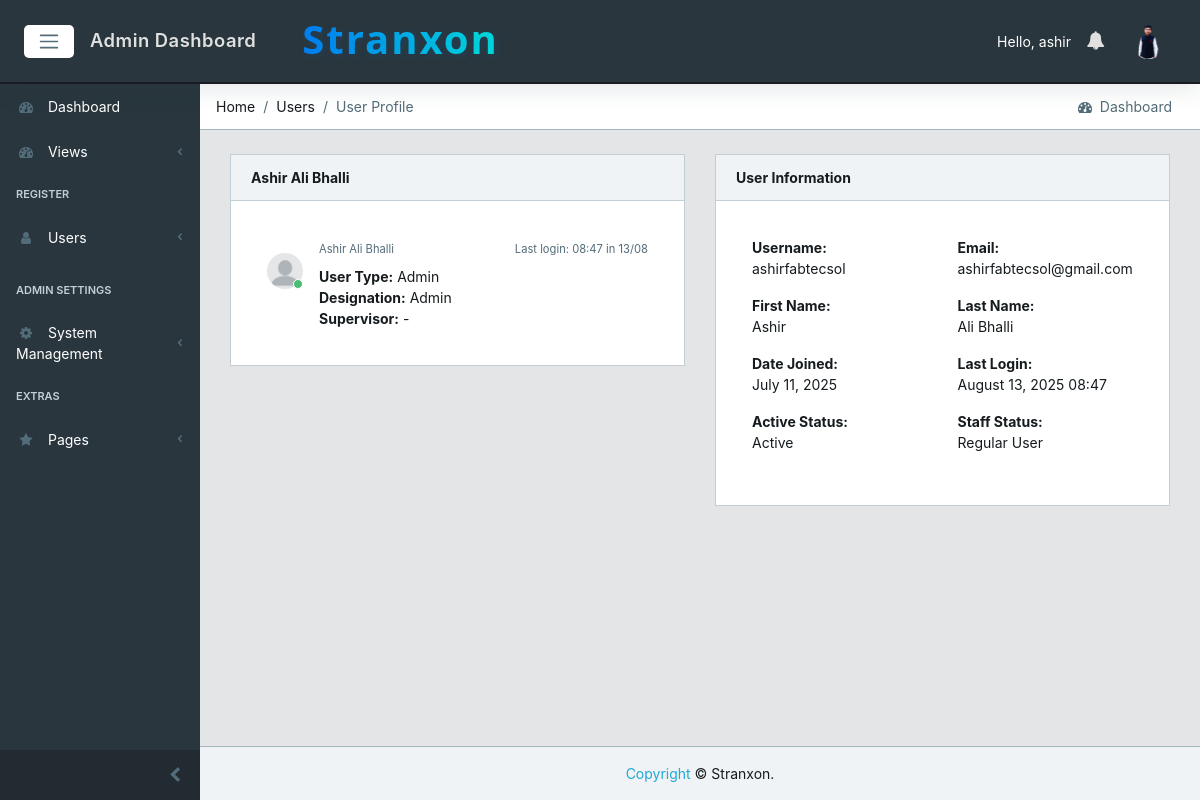
Page /users/4/ (signed in) on the earlier database version.
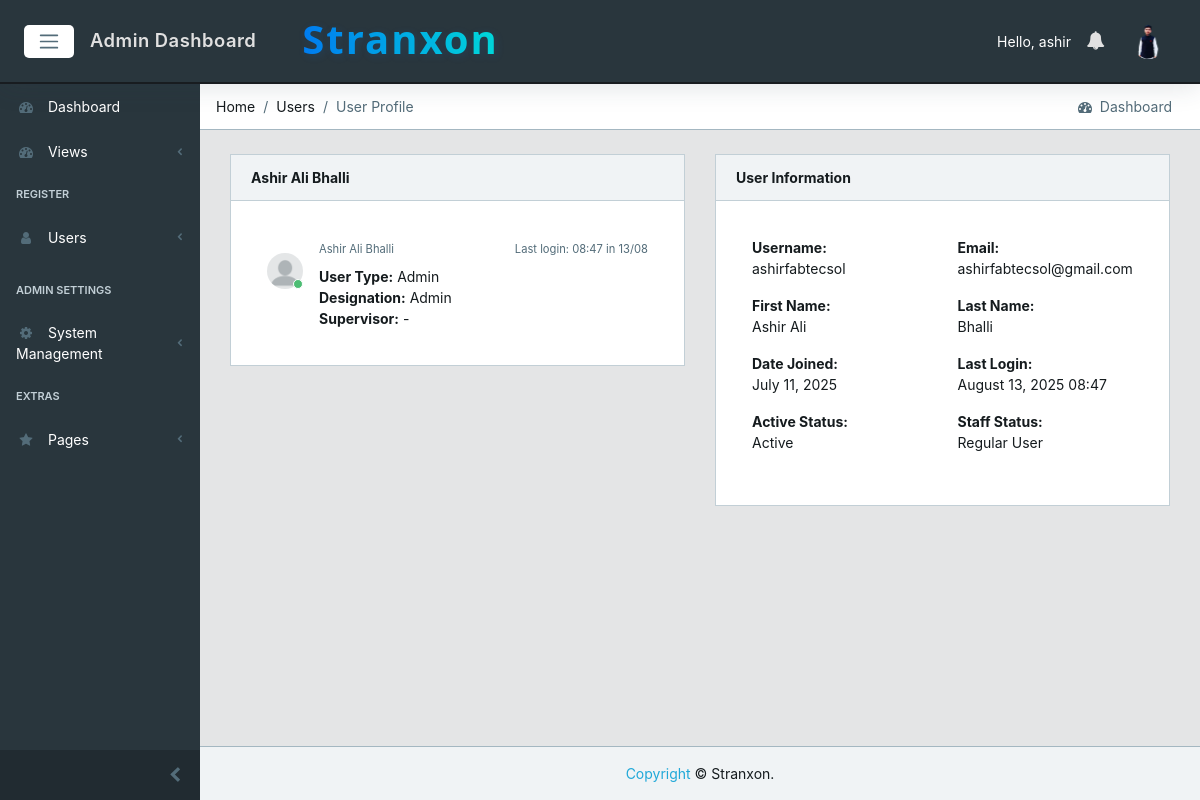
Same page on the later database version.
### core/models.py (models this page shows, shortened)
class CustomUser(AbstractUser):
    email = models.EmailField(unique=True)  # Make email unique for authentication
    user_type = models.CharField(max_length=15, choices=USER_TYPE_CHOICES, db_index=True)
    designation = models.CharField(max_length=100, blank=True, null=True)
    created_by = models.ForeignKey('self', on_delete=models.SET_NULL, null=True, blank=True, related_name='created_users')
    created_date = models.DateField(auto_now_add=True)
    created_time = models.TimeField(auto_now_add=True)
    under_supervision = models.ForeignKey('self', on_delete=models.SET_NULL, null=True, blank=True, related_name='supervised_users')
    avatar = models.ImageField(upload_to='core/avatar', blank=True, null=True)
    @property
    def avatar_url(self):
        try:
            if self.avatar:
                url = getattr(self.avatar, 'url', None)
                if url and ('cloudinary' in url or 'res.cloudinary.com' in url):
                    return url
                avatar_path = getattr(self.avatar, 'path', None)
                if avatar_path and os.path.isfile(avatar_path) and url:
                    return url
        except Exception:
            pass
        return static('core/img/avatar/blank_profile.png')

### core/views.py (the view)
# urls.py: path('users/<int:profile_id>/', views.UserProfileView.as_view(), name='user'),
class UserProfileView(LoginRequiredMixin, View):
    def get(self, request, profile_id):
        user = request.user
        profile_user = get_object_or_404(CustomUser, id=profile_id)
        if user.user_type == 'employee':
            if profile_user != user:
                messages.error(request, 'You can only view your own profile.')
                return redirect('core:dashboard')
        elif user.user_type == 'manager':
            if profile_user.under_supervision != user:
                messages.error(request, 'You can only view profiles of your subordinates.')
                return redirect('core:dashboard')
        context = {
            'user_view': profile_user,
        }
        return render(request, 'core/user.html', context)

### core/context_processors.py (called while the page is built)
def logged_user_processor(request):
    if request.user.is_authenticated:
        try:
            logged_user = CustomUser.objects.select_related('under_supervision').get(id=request.user.id)
            return {'logged_user': logged_user}
        except CustomUser.DoesNotExist:
            return {'logged_user': None}
    return {'logged_user': None}

def notifications_processor(request):
    if request.user.is_authenticated:
        cache_key = f"unread_count:{request.user.id}"
        unread_count = cache.get(cache_key)
        if unread_count is None:
            unread_count = Notification.objects.filter(recipient=request.user, read=False).count()
            cache.set(cache_key, unread_count, 15)  # short cache to keep badges fresh
        unread_notifications = (
            Notification.objects.select_related('sender')
            .filter(recipient=request.user, read=False)
            .order_by('-created_at')[:10]
        )
        return {
            'unread_notifications': unread_notifications,
            'unread_count': unread_count,
        }
    return {'unread_notifications': [], 'unread_count': 0}

### core/templates/core/user.html (shortened to what the changed rows need)
{% extends 'core/base.html' %}
{% load static %}
{% block content %}
<div class="container-fluid">
  <div id="ui-view" style="opacity: 1;"><div class="animated fadeIn">
            <div class="row">
                <div class="col-12">
                            <div class="row">
                                <div class="col-12 col-md-6">
                <div class="card">
                    <div class="card-header">
                        <strong>{{ user_view.get_full_name }}</strong>
                    </div>
                                <div class="card-body">
                                    <div class="tab-pane p-3 active show">
                                      <div class="message">
                                        <div class="py-3 pb-5 mr-3 float-left">
                                          <div class="avatar">
                                          </div>
                                        </div>
                                        <div>
                                          <small class="text-muted">{{ user_view.get_full_name }}</small>
                                            {% if user_view.last_login %}
                                          <small class="text-muted float-right mt-1">Last login: {{ user_view.last_login|date:"H:i" }} in {{ user_view.last_login|date:"d/m" }}</small>
                                            {% endif %}
                                        </div>
                                        <div class="mt-2">
                                            <strong>User Type:</strong> {{ user_view.get_user_type_display }}<br>
                                            <strong>Designation:</strong> {{ user_view.designation }}<br>
                                            <strong>Supervisor:</strong> {{ user_view.under_supervision.username|default:'-' }}<br>
                                        </div>
                          </div>
                                      </div>
                                    </div>
                                </div>
                            </div>
                            <div class="col-12 col-md-6">
                <div class="card">
                                <div class="card-body">
                                    <div class="tab-pane p-3 active show">
                            <div class="row">
                                <div class="col-md-6">
                                    <strong>Username:</strong>
                                    <p>{{ user_view.username }}</p>
                                </div>
                                <div class="col-md-6">
                                    <strong>Email:</strong>
                                    <p>{{ user_view.email }}</p>
                                </div>
                            </div>
                            <div class="row">
                                <div class="col-md-6">
                                    <strong>First Name:</strong>
                                    <p>{{ user_view.first_name }}</p>
                                </div>
                                <div class="col-md-6">
                                    <strong>Last Name:</strong>
                                    <p>{{ user_view.last_name }}</p>
                                </div>
                            </div>
                                        <div class="row">
                                <div class="col-md-6">
                                    <strong>Date Joined:</strong>
                                    <p>{{ user_view.date_joined|date:"F d, Y" }}</p>
                                        </div>
                                <div class="col-md-6">
                                    <strong>Last Login:</strong>
                                    <p>{{ user_view.last_login|date:"F d, Y H:i" }}</p>
                                        </div>
                                    </div>
                        </div>
                    </div>
                </div>
            </div>
        </div>
    </div>
</div>
  </div>
</div>
{% endblock %}

Differences in the rows shown:
changed CustomUser "Ashir Ali Bhalli": first_name "Ashir" → "Ashir Ali"; last_name "Ali Bhalli" → "Bhalli"
